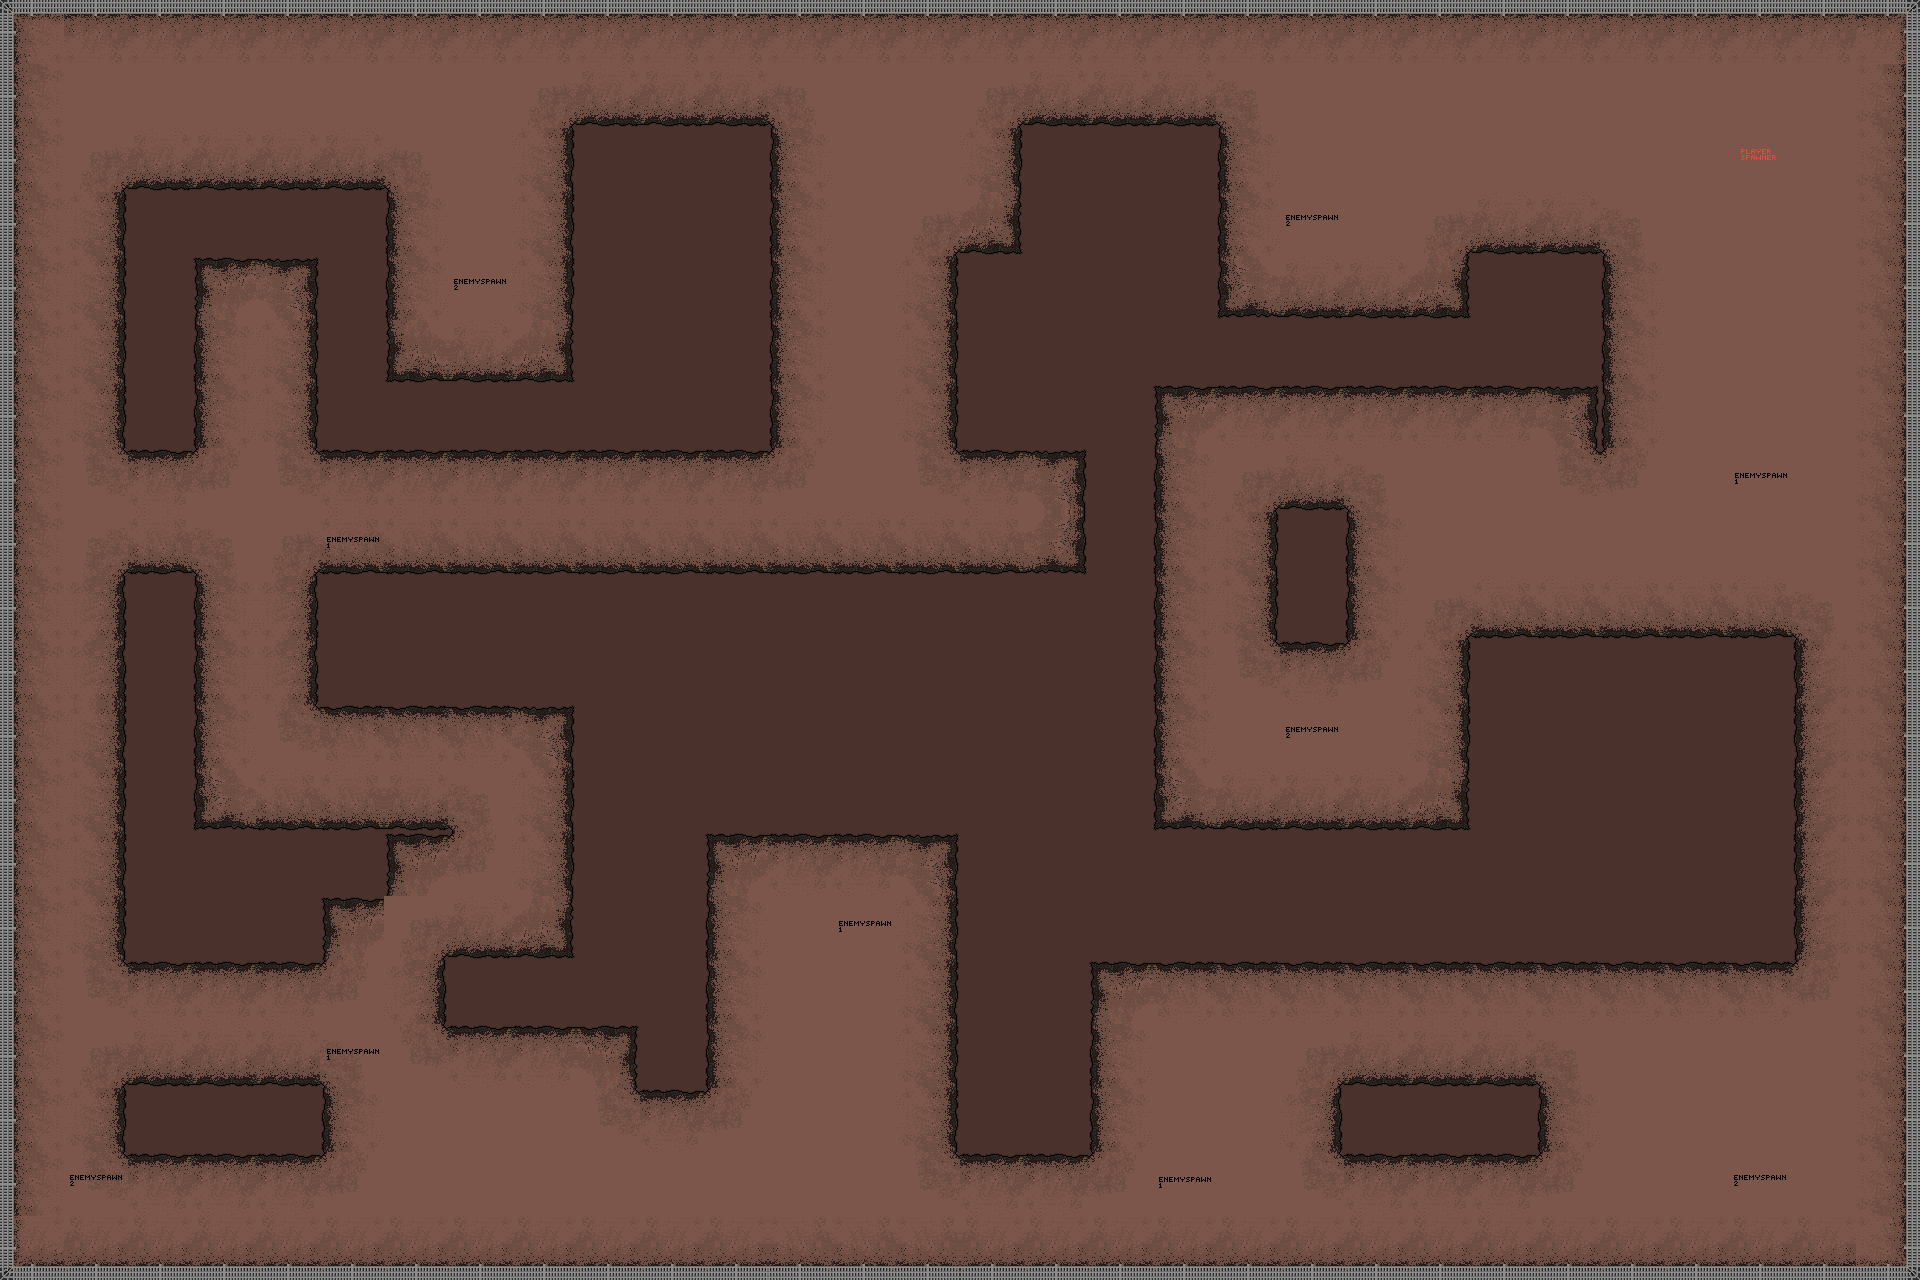

A level layout from a 2D game, rendered from its tile map. Below: a short description, then the map file with tile-grid data replaced by summaries:
An orthogonal 30x20 tile map with 64x64 px tiles, 2 tile layers (Ground, spawns), 3 hidden layers not drawn, 2 tilesets.

<map version="1.10" tiledversion="1.11.2" orientation="orthogonal" renderorder="right-down" width="30" height="20" tilewidth="64" tileheight="64" infinite="0" nextlayerid="7" nextobjectid="3">
 <tileset firstgid="1" source="../Tiled/BasicTileset.tsx" />
 <tileset firstgid="13" source="../Tiled/EnemyPaths.tsx" />
 <layer id="1" name="Ground" width="30" height="20" opacity="0.9">
  <data>[600 cells, 600 non-empty, 7 distinct tile ids]</data>
 </layer>
 <layer id="3" name="spawns" width="30" height="20">
  <data>[600 cells, 11 non-empty, 3 distinct tile ids]</data>
 </layer>
 <layer id="4" name="enemypath" width="30" height="20" visible="0">
  <data>[600 cells, 186 non-empty, 4 distinct tile ids]</data>
 </layer>
 <layer id="5" name="interactions" width="30" height="20" visible="0">
  <data>[600 cells, 2 non-empty, 1 distinct tile ids]</data>
 </layer>
 <layer id="6" name="Walls" width="30" height="20" visible="0">
  <data>[600 cells, 174 non-empty, 1 distinct tile ids]</data>
 </layer>
</map>
